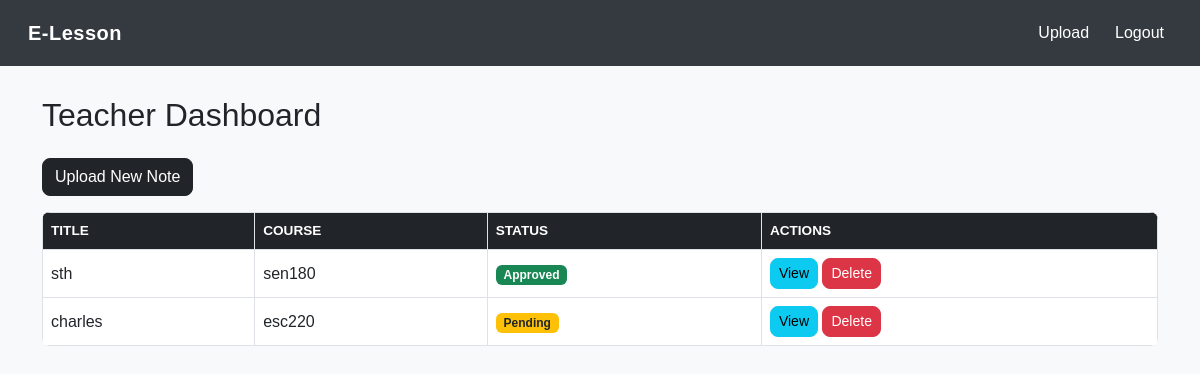
Before: /dashboard/teacher (signed in) with the older database file.
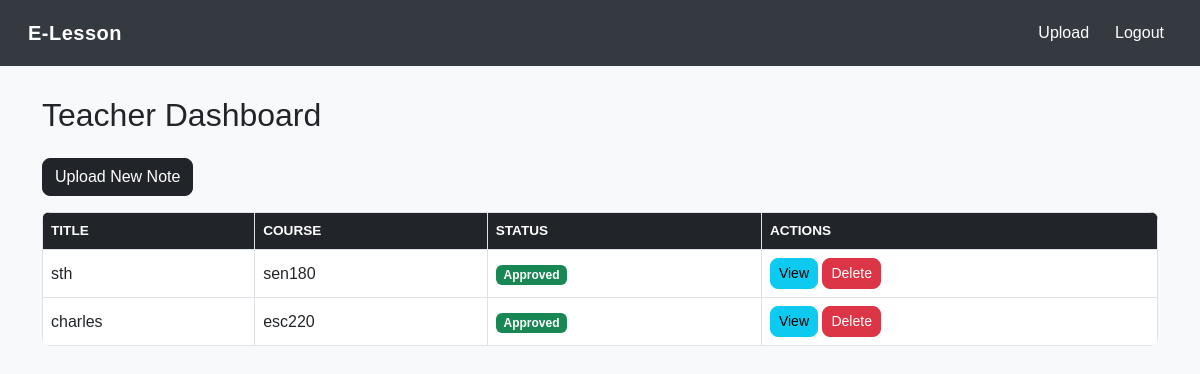
After: the same page with the newer database file.
### models.py (models this page shows, shortened)
class Note(db.Model):
    __tablename__ = 'notes'
    id = db.Column(db.Integer, primary_key=True)
    title = db.Column(db.String(150), nullable=False)
    description = db.Column(db.Text, nullable=True)
    file_path = db.Column(db.String(200), nullable=False)
    course = db.Column(db.String(100), nullable=True)
    status = db.Column(db.String(20), default='pending')
    upload_date = db.Column(db.DateTime, default=datetime.utcnow)
    user_id = db.Column(db.Integer, db.ForeignKey('users.id'), nullable=False)

### routes.py (the view)
@app.route('/dashboard/teacher')
@login_required
def teacher_dashboard():
    if current_user.role != 'teacher':
        flash('Access denied!', 'danger')
        return redirect(url_for('dashboard'))
    notes = Note.query.filter_by(user_id=current_user.id).all()
    return render_template('teacher_dashboard.html', notes=notes)

### app.py (called while the page is built)
@login_manager.user_loader
def load_user(user_id):
    return User.query.get(int(user_id))

### templates/teacher_dashboard.html (shortened to what this page needs)
{% extends 'base.html' %}
{% block content %}
<h2 class="mb-4">Teacher Dashboard</h2>
<a href="{{ url_for('upload_note') }}" class="btn btn-dark mb-3">Upload New Note</a>
{% if notes %}
<table class="table table-bordered align-middle">
    <thead><tr><th>Title</th><th>Course</th><th>Status</th><th>Actions</th></tr></thead>
    <tbody>
        {% for note in notes %}
        <tr>
            <td>{{ note.title }}</td>
            <td>{{ note.course }}</td>
            <td>
                {% if note.status == 'pending' %}
                    <span class="badge bg-warning text-dark">Pending</span>
                {% else %}
                    <span class="badge bg-success">Approved</span>
                {% endif %}
            </td>
            <td>
                <a href="{{ url_for('view_file', filename=note.file_path) }}" target="_blank" class="btn btn-info btn-sm">View</a>
                <a href="{{ url_for('delete_note', note_id=note.id) }}" class="btn btn-danger btn-sm">Delete</a>
            </td>
        </tr>
        {% endfor %}
    </tbody>
</table>
{% else %}
<p>No notes uploaded yet.</p>
{% endif %}
{% endblock %}

### templates/base.html (shortened to what this page needs)
<!DOCTYPE html>
<html lang="en">
<head>
  <link href="https://cdn.jsdelivr.net/npm/bootstrap@5.3.0/dist/css/bootstrap.min.css" rel="stylesheet">
  <link href="{{ url_for('static', filename='css/style.css') }}" rel="stylesheet">
</head>
<body>
  <nav class="navbar navbar-expand-lg navbar-dark">
    <div class="container-fluid">
      <a class="navbar-brand" href="{{ url_for('dashboard') }}">E-Lesson</a>
      <div class="collapse navbar-collapse" id="navbarNav">
        <ul class="navbar-nav ms-auto">
          {% if current_user.is_authenticated %}
            {% if current_user.role == 'teacher' %}
              <li class="nav-item"><a class="nav-link" href="{{ url_for('upload_note') }}">Upload</a></li>
            {% endif %}
            <li class="nav-item"><a class="nav-link" href="{{ url_for('logout') }}">Logout</a></li>
          {% else %}
            <li class="nav-item"><a class="nav-link" href="{{ url_for('login') }}">Login</a></li>
            <li class="nav-item"><a class="nav-link" href="{{ url_for('register') }}">Register</a></li>
          {% endif %}
        </ul>
      </div>
    </div>
  </nav>
  <div class="container content">
    {% block content %}
    {% endblock %}
  </div>
</body>
</html>

### static/css/style.css (style rules this page uses)
body { font-family: "Poppins", sans-serif; background-color: #f8f9fa; color: #212529; min-height: 100vh; }
.navbar { background-color: #212529 !important; padding: 0.8rem 1rem; }
.navbar-brand { font-weight: 600; color: #ffffff !important; letter-spacing: 0.5px; }
.nav-link { color: #ffffff !important; margin-left: 10px; }
.btn { border-radius: 8px; transition: all 0.2s ease; }
.btn-dark { background-color: #212529; }
.table { background: #ffffff; border-radius: 8px; overflow: hidden; }
.table th { background-color: #212529; color: #fff; text-transform: uppercase; font-size: 0.85rem; }
.table td { vertical-align: middle; }

### templates/base.html (style rules this page uses)
body { background-color: #f8f9fa; }
.navbar { background-color: #343a40 !important; }
.navbar-brand, .nav-link, .navbar-text { color: #fff !important; }
.content { margin-top: 30px; }

Changed rows visible on the page:
changed Note "charles": status "Pending" → "Approved"
